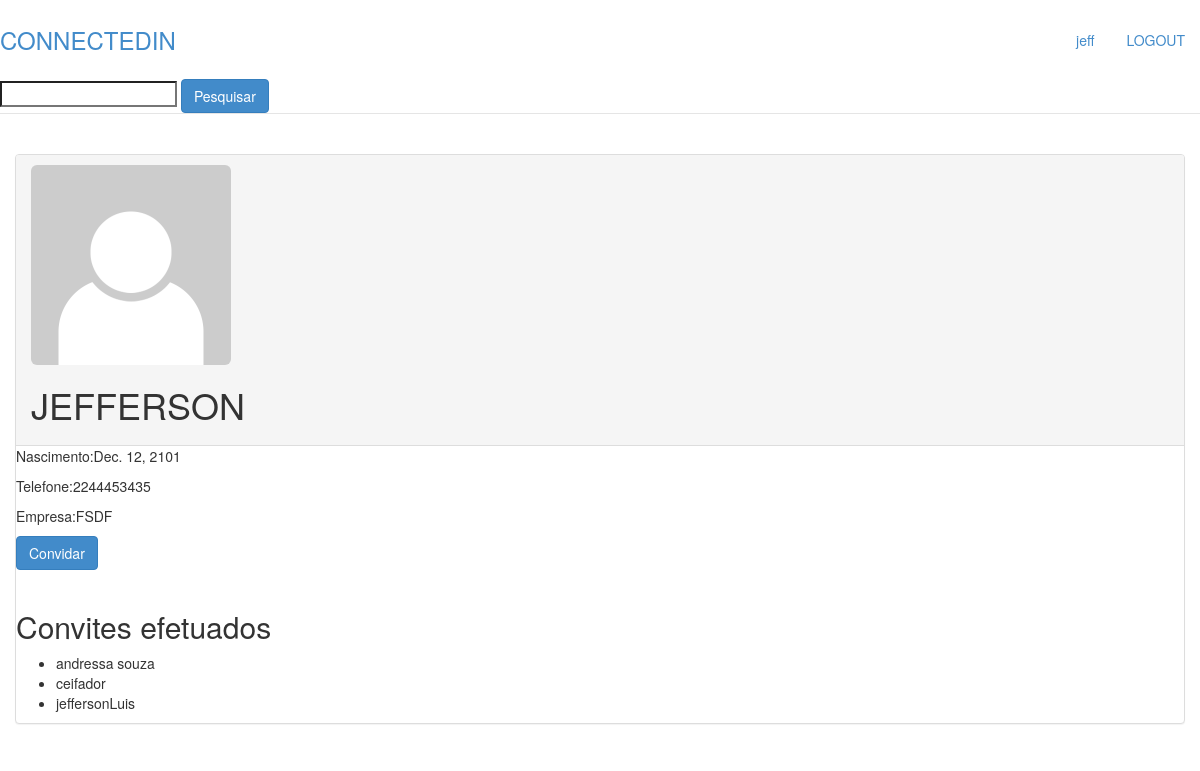
Screenshot of /perfis/3 (signed in) with the database file from the repository.
### perfis/models.py (models this page shows, shortened)
class Perfil(models.Model):
    nome=models.CharField(max_length=255, null=False)
    nascimento=models.DateField(null=False)
    telefone=models.CharField(max_length=255)
    empresa=models.CharField(max_length=255)
    contatos = models.ManyToManyField('self')
    usuario = models.OneToOneField(User, related_name='perfil')
    foto = models.ImageField(upload_to='', default='none.jpg')
    def convidados(self):
        convites = Convite.objects.filter(solicitante__id=self.id)
        convidados = [convite.convidado for convite in convites if convite.solicitante.id==self.id]
        return convidados

### perfis/views.py (the view)
# urls.py: url(r'^', include('perfis.urls')),
@login_required
def perfis(request, perfil_id):
    perfil=Perfil.objects.get(id=perfil_id)
    return render(request, 'perfil.html', {"perfil" : perfil, 'perfil_logado' : get_perfil_logado(request)})

### perfis/views.py (called while the page is built)
@login_required
def get_perfil_logado(request):
    return request.user.perfil

### perfis/templates/perfil.html (shortened to what this page needs)
{% extends "template.html" %}
{% block conteudo %}
    <div class="col-lg-12">
        <div class="panel panel-default">
            <div class="panel-heading">
                <img class="img-rounded" style="width:200px; height:200px" src="../img/{{perfil.foto}}">
                <h1>{{perfil.nome | upper}}</h1>
            </div>
                <p class="row-content">Nascimento:{{perfil.nascimento}}</p>
                <p class="row-content">Telefone:{{perfil.telefone}}</p>
                <p class="row-content">Empresa:{{perfil.empresa | upper}}</p>
                {% if perfil not in perfil_logado.contatos.all and perfil not in perfil_logado.convidados and perfil_logado.id != perfil.id%}
                    <a class="btn btn-primary" href="{% url 'convidar' perfil.id %}">Convidar</a>
                {% endif%}
                <br/>
                <br/>
                <h2>Convites efetuados</h2>
                {% if perfil.convidados %}
                <ul>
                    {% for convidado in perfil.convidados %}
                    <li>{{convidado.nome}}</li>
                    {%endfor%}
                </ul>
                {% else %}
                <p>Nenhum convite efetuado</p>
                {% endif %}
        </div>
    </div>
{% endblock %}

### perfis/templates/template.html (shortened to what this page needs)
{% load staticfiles %}
<!DOCTYPE html>
<html lang="pt-br">
<head>
    <link type="text/css" href="{% static 'styles/bootstrap.css' %}" rel="stylesheet">
    <link type="text/css" href="{% static 'styles/main.css' %}" rel="stylesheet">
     <link type="text/css" href="{% static 'styles/formulario.css' %}" rel="stylesheet">
</head>
<body>
    <div class="conteiner">
        <div class="header">
            <ul class="nav nav-pills pull-right">
                <li class=""><a href="{% url 'perfis' perfil_logado.id %}">{{perfil_logado.nome}}</a></li>
                <li class=""><a href="{% url 'logout' %}">LOGOUT</a> </li>
            </ul>
            <h3 class="text-muted"><a href="{% url 'index' %}">CONNECTEDIN</a></h3>
            <form action="{% url 'pesquisar' %}" method="get">
                <input type="text" name="texto" id="texto" value="{{form.texto.value}}">
                <button class="btn btn-primary" type="submit">Pesquisar</button>
            </form>
        </div>
        <div class="row content">
            {% block conteudo %}
            {% endblock %}
        </div>
    </div>
</body>
</html>

### perfis/static/styles/main.css (style rules this page uses)
body { padding-top: 20px; padding-bottom: 20px; }
.header, .content, .footer { padding-left: 15px; padding-right: 15px; }
.header { border-bottom: 1px solid #e5e5e5; }
.header h3 { margin-top: 0; margin-bottom: 0; line-height: 40px; padding-bottom: 19px; }
.content { margin: 40px 0; }
@media screen and (min-width: 768px) { .header, .content, .footer { padding-left: 0; padding-right: 0; } }
@media screen and (min-width: 768px) { .header { margin-bottom: 30px; } }

### rows the page displays
Perfil: nome "jeff"
Perfil: foto (placeholder picture), nome "JEFFERSON", nascimento "Dec. 12, 2101", telefone "2244453435", empresa "FSDF"
Perfil: nome "andressa souza"
Perfil: nome "ceifador"
Perfil: nome "jeffersonLuis"
